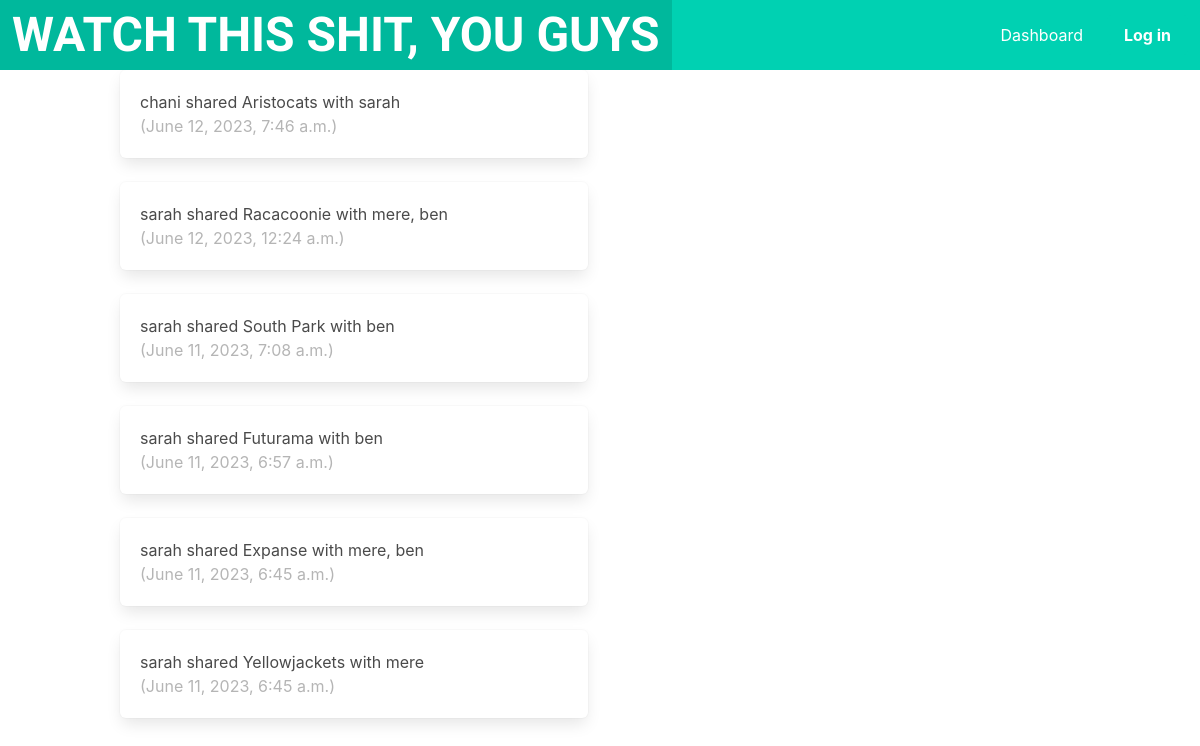
The page / on the database its author committed.
### watchthisshit/models.py (models this page shows, shortened)
class Recommendation(models.Model):
    user = models.ForeignKey(
        User, related_name="recs", on_delete=models.DO_NOTHING
    )
    recipients = models.ManyToManyField(
        Profile, related_name="received_recs", symmetrical=False, blank=True
    )
    title = models.CharField(max_length=300)
    description = models.TextField(blank=True)
    media_type = models.ForeignKey(
        MediaType, on_delete=models.SET(get_media_type), default=get_media_type_id
    )
    genres = models.ManyToManyField(
        Genre, related_name="genres", symmetrical=False, blank=True
    )
    created_at = models.DateTimeField(auto_now_add=True)

class Profile(models.Model):
    user = models.OneToOneField(User, on_delete=models.CASCADE)
    follows = models.ManyToManyField(
        'self',
        related_name='followed_by',
        symmetrical=False,
        blank=True,
    )
    def __str__(self):
        return self.user.username

### watchthisshit/views.py (the view, shortened to what this page needs)
# urls.py: path("", dashboard, name="dashboard"),
def dashboard(request):
  all_recs = Recommendation.objects.all().order_by("-created_at")
  form = RecForm(initial={"user": request.user.id})
  return render(request, "watchthisshit/dashboard.html", {
    "all_recs": all_recs,
    "form": form
  })

### watchthisshit/models.py (called while the page is built)
def get_media_type():
    return MediaType.objects.get_or_create(name="Media")[0]

def get_media_type_id():
    return get_media_type().id

### watchthisshit/templates/watchthisshit/dashboard.html (shortened to what this page needs)
{% extends 'base.html' %}
{% block content %}
<div class="column is-one-half">
  {% for rec in all_recs %}
  <div class="box">
    <p>{{ rec.user.username }} shared {{ rec.title }} with {{ rec.recipients.all|join:", " }}</h5>
    <p class="is-small has-text-grey-light">({{ rec.created_at }})</p>
  </div>
  {% endfor %}
</div>
<div class="column is-one-half">
</div>
{% endblock content %}

### rows shown on the page
Recommendation: user.username "chani", title "Aristocats", recipients.all "sarah", created_at "June 12, 2023, 7:46 a.m."
Recommendation: user.username "sarah", title "Racacoonie", recipients.all "mere, ben", created_at "June 12, 2023, 12:24 a.m."
Recommendation: user.username "sarah", title "South Park", recipients.all "ben", created_at "June 11, 2023, 7:08 a.m."
Recommendation: user.username "sarah", title "Futurama", recipients.all "ben", created_at "June 11, 2023, 6:57 a.m."
Recommendation: user.username "sarah", title "Expanse", recipients.all "mere, ben", created_at "June 11, 2023, 6:45 a.m."
Recommendation: user.username "sarah", title "Yellowjackets", recipients.all "mere", created_at "June 11, 2023, 6:45 a.m."
